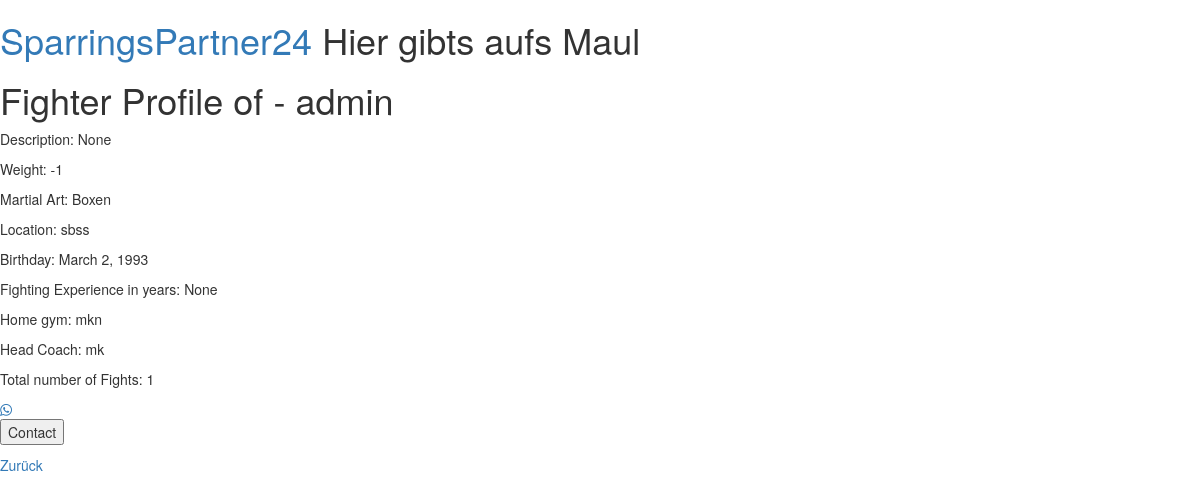
/SparringsPartner24/fighter_profile/1/ (signed in), run on the app's committed database.
### SparringsPartner24/models.py (models this page shows, shortened)
class FighterProfile(models.Model):
    userprofile = models.ForeignKey(settings.AUTH_USER_MODEL, on_delete=models.CASCADE)
    description = models.CharField(max_length = 400, blank = True, null = True)
    birthday = models.DateField(blank=True, null=True)
    experience_years = models.IntegerField(blank = True, null = True)
    location = models.CharField(max_length=200, blank=True, null=True)
    weight = models.IntegerField(blank=True, null=True)
    martial_art = models.CharField(max_length=200, blank=True, null=True)
    gym = models.CharField(max_length=300, blank=True, null=True)
    trainer = models.CharField(max_length=200, blank=True, null=True)
    fight_record = models.IntegerField(blank=True, null=True)

class UserProfile(AbstractUser):
    phone_number = models.IntegerField(blank=True, null=True)

### SparringsPartner24/views.py (the view)
# urls.py: path('fighter_profile/<int:userprofile_id>/', views.fighter_profile, name='fighter_profile'),
@login_required
def fighter_profile(request, userprofile_id):
    result = FighterProfile.objects.select_related("userprofile").get(pk=userprofile_id)
    return render(request, 'SparringsPartner24/fighter_profile.html', {'profile': result})

### SparringsPartner24/templates/SparringsPartner24/fighter_profile.html
{% extends 'base.html' %}
{% block content %}
<link rel="stylesheet" href="https://cdnjs.cloudflare.com/ajax/libs/font-awesome/4.7.0/css/font-awesome.min.css">
<div class="card">
    <h1>Fighter Profile of - {{ profile.userprofile.username }}</h1>
    <p>Description: {{ profile.description }}</p>
    <p>Weight: {{ profile.weight }}</p>
    <p>Martial Art: {{ profile.martial_art }}</p>
    <p>Location: {{ profile.location }}</p>
    <p>Birthday: {{ profile.birthday }}</p>
    <p>Fighting Experience in years: {{ profile.experience_years }}</p>
    <p>Home gym: {{ profile.gym }}</p>
    <p>Head Coach: {{ profile.trainer }}</p>
    <p>Total number of Fights: {{ profile.fight_record }}</p>
    <a href="#"><i class="fa fa-whatsapp"></i></a>
    <p><button>Contact</button></p>
  </div>
  <a href="{{ request.META.HTTP_REFERER }}">Zurück</a>
{% endblock %}

### data on the page
FighterProfile: userprofile.username "admin", description "None", weight "-1", martial_art "Boxen", location "sbss", birthday "March 2, 1993", experience_years "None", gym "mkn", trainer "mk", fight_record "1"
